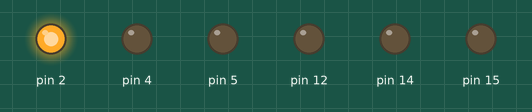
Recording of a sketch running on a simulated Arduino Uno, built with avr-gcc and run on an emulated ATmega328P. On the bench: output pins drawn as LEDs (lit = HIGH).

Above: at 0.1 s.
At 0.8 s:
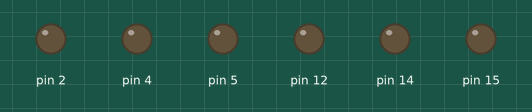
At 3.0 s:
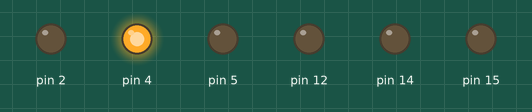
At 5.9 s:
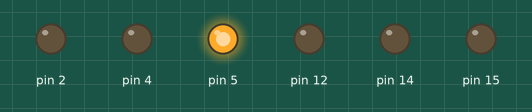
Timing chart, 0 to 6.2 s (numbered marks = the images above):
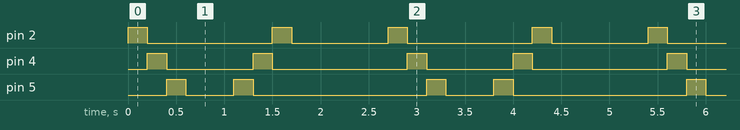

The sketch:

led-three-f.ino
```cpp
void setup() {
  pinMode(2, OUTPUT);
  pinMode(4, OUTPUT);
  pinMode(5, OUTPUT);
  pinMode(12, OUTPUT);
  pinMode(14, OUTPUT);
  pinMode(15, OUTPUT);

  digitalWrite(12, LOW);
  digitalWrite(14, LOW);
  digitalWrite(15, LOW);
}

void on(int pin, int duration) {
  digitalWrite(pin, HIGH);
  delay(duration);
  digitalWrite(pin, LOW);
}

void loop() {
  on(2, 200);
  on(4, 200);
  on(5, 200);
  delay(500);

  on(5, 200);
  on(4, 200);
  on(2, 200);
  delay(1000);
}
```

Measured:
- by itself, pin 2: repeats every 2.7 s: LOW 1.3 s, HIGH 0.20 s, LOW 1.0 s, HIGH 0.20 s
- by itself, pin 4: repeats every 2.7 s: LOW 0.90 s, HIGH 0.20 s, LOW 1.4 s, HIGH 0.20 s
- by itself, pin 5: repeats every 2.7 s: LOW 0.50 s, HIGH 0.20 s, LOW 1.8 s, HIGH 0.20 s
